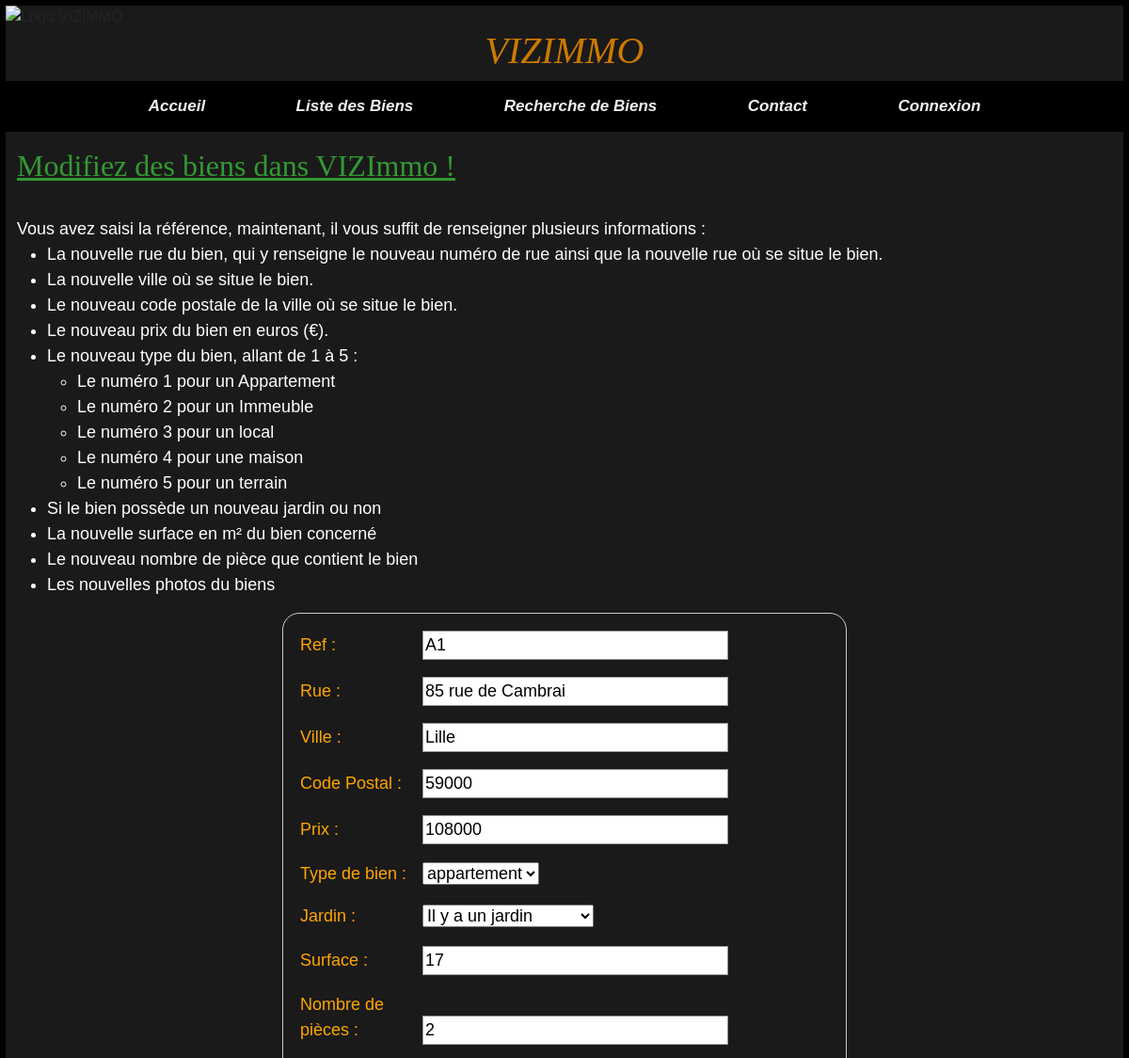
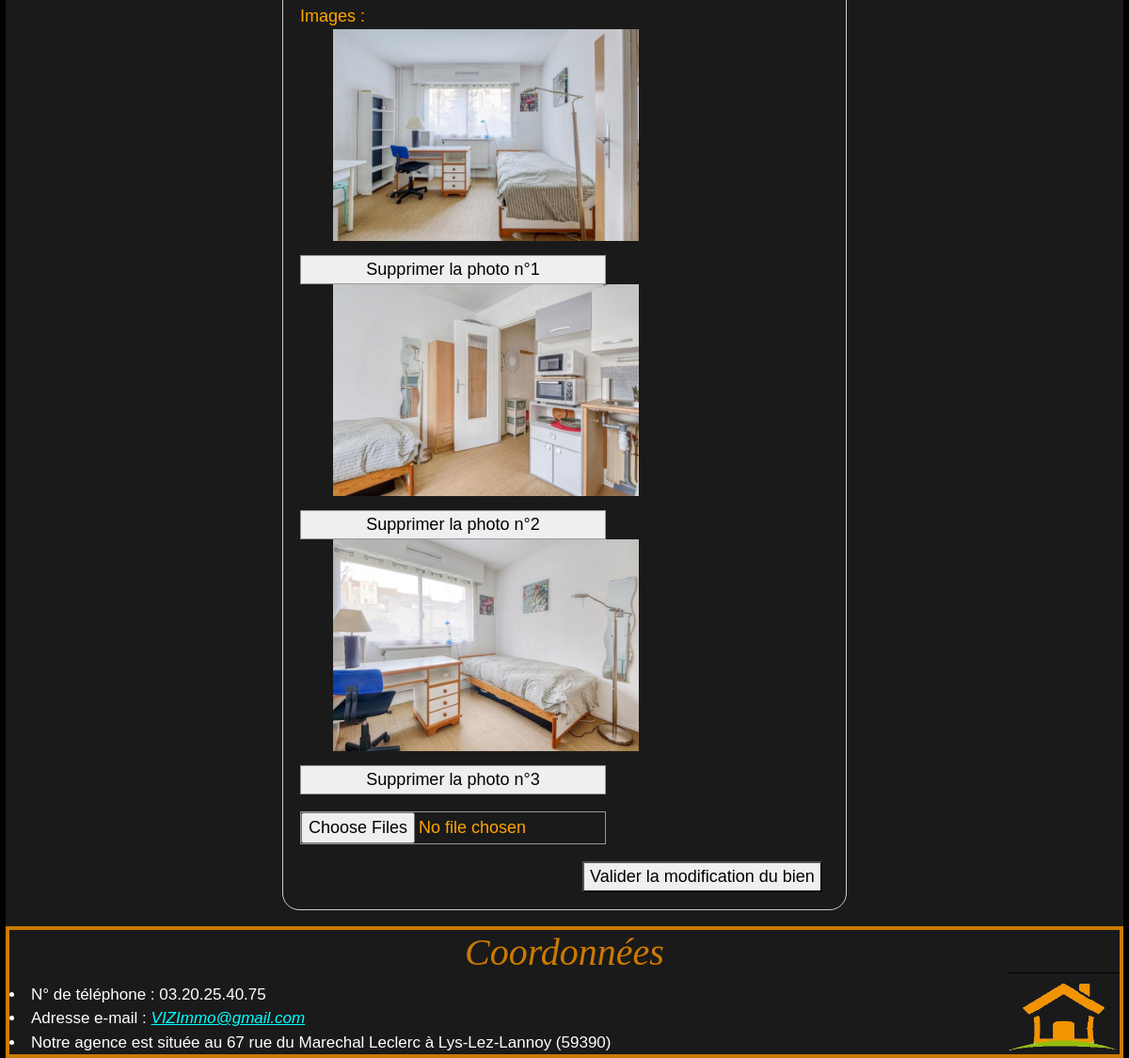
Screenshot of /VIZImmo/appli/vuescontroleurs/fonctionnalites/voirLeBienAModifier.php?lesRefs=A1 with the database file from the repository (2 pictures, top to bottom).
### tables this page shows
CREATE TABLE `bien` (
  `ref` varchar(5) NOT NULL,
  `rue` varchar(35) NOT NULL,
  `cp` varchar(5) NOT NULL,
  `ville` varchar(25) NOT NULL,
  `prix` int(9) NOT NULL,
  `type` int(2) NOT NULL,
  `jardin` tinyint(1) DEFAULT NULL,
  `surface` int(6) DEFAULT NULL,
  `nbpiece` int(3) DEFAULT NULL
);

CREATE TABLE `images` (
  `id` int(3) NOT NULL,
  `ref` varchar(5) NOT NULL,
  `codeimg` varchar(70) NOT NULL
);

### VIZImmo/appli/modeles/mesFonctionsAccesAuxDonnees.php (called while the page is built, shortened)
<?php
function connexionBDD() {
    $bdd = 'mysql:host=localhost;dbname=vizimmo';
    $user = 'APMission3';
    $password = 'VIZImmo';
    try {
        $ObjConnexion = new PDO($bdd, $user, $password, array(
            PDO::MYSQL_ATTR_INIT_COMMAND => "SET NAMES utf8"));
    } catch (PDOException $e) {
        echo $e->getMessage();
    }return $ObjConnexion;
}
function donneLesTypesDeBiens($pdo){
    $monObjPdoStatement=$pdo->prepare("Select id, libelle From typebien");
    $executionOK = $monObjPdoStatement->execute();
    $lesTypes = $monObjPdoStatement->fetchAll();
    return $lesTypes;
}
function donneLeBien($pdo , $ref){
    $monObjPdoStatement=$pdo->prepare('SELECT ref,rue,ville,cp,prix,typebien.libelle,type,jardin,surface,nbpiece '
            . 'FROM bien JOIN typebien ON bien.type = typebien.id WHERE ref=:ref');
    $bvc1=$monObjPdoStatement->bindValue(':ref',$ref);
    $execution = $monObjPdoStatement->execute();
    $leBien = $monObjPdoStatement->fetch();
    return $leBien;
}
function donneLesImages($pdo, $ref){
    $monObjPdoStatement=$pdo->prepare('SELECT id,codeimg FROM images WHERE ref=:ref');
    $bvc1=$monObjPdoStatement->bindValue(':ref',$ref);
    $execution = $monObjPdoStatement->execute();
    $image = $monObjPdoStatement->fetchAll();
    return $image;
}

### VIZImmo/appli/vuescontroleurs/fonctionnalites/voirLeBienAModifier.php (the view, shortened to what this page needs)
<html class="html" lang="fr">
    <head>
        <link rel="stylesheet" type="text/css" href="../../css/style.css"/>
        <link href="https://cdn.jsdelivr.net/npm/bootstrap@5.0.0-beta2/dist/css/bootstrap.min.css"
              rel="stylesheet"
>
    </head>
    <body>
        <section>
        <?php include ('../../inc/entete.inc'); ?>
        <?php
        if (isset($_SESSION['username'])) {
            include ('../../inc/menuFonctionnalitesAgent.inc');
        }else {
            include ('../../inc/menuIndex.inc');
        }?>
            <div class ="container-fluid">
                <div class="row">
                    <div class="col">
                        <h2>Modifiez des biens dans VIZImmo !</h2>
                        <br/>
                        Vous avez saisi la référence, maintenant,
                        il vous suffit de renseigner plusieurs informations :
                        <br/>
                        <ul>
                            <li> La nouvelle rue du bien, qui y renseigne le nouveau numéro de rue
                                ainsi que la nouvelle rue où se situe le bien.</li>
                            <li> La nouvelle ville où se situe le bien.</li>
                            <li> Le nouveau code postale de la ville où se situe le bien.</li>
                            <li> Le nouveau prix du bien en euros (€).</li>
                            <li> Le nouveau type du bien, allant de 1 à 5 :</li>
                            <ul>
                                <li> Le numéro 1 pour un Appartement</li>
                                <li> Le numéro 2 pour un Immeuble</li>
                                <li> Le numéro 3 pour un local</li>
                                <li> Le numéro 4 pour une maison</li>
                                <li> Le numéro 5 pour un terrain</li>
                            </ul>
                            <li> Si le bien possède un nouveau jardin ou non </li>
                            <li> La nouvelle surface en m² du bien concerné </li>
                            <li> Le nouveau nombre de pièce que contient le bien </li>
                            <li> Les nouvelles photos du biens </li>
                        </ul>
                    </div>
                </div>
                <?php
                include_once '../../modeles/mesFonctionsAccesAuxDonnees.php';
                $leBien= donneLeBien(connexionBDD(),$_GET['lesRefs']);
                ?>
                <form name="modification" onsubmit="return confirm('Êtes-vous sûre de modifier ce bien ?');"
                      action="controleSaisiModifier.php?ref = $_GET['lesRefs']" method="post" enctype="multipart/form-data">
                    <div>
                        <label for="ref">Ref :</label>
                        <input type="text" id="ref" name="ref" readonly="readonly" required=""
                               placeholder="Référence du bien" value="<?php echo $leBien['ref']; ?>" >
                    </div>
                    <div>
                        <label for="rue">Rue :</label>
                        <input type="text" id="rue" name="rue" required=""
                               placeholder="Rue ainsi que le numéro" value="<?php echo $leBien['rue']; ?>" >
                    </div>
                    <div>
                        <label for="ville">Ville :</label>
                        <input type="text" id="ville" name="ville" required=""
                               placeholder="Ville du bien" value="<?php echo $leBien['ville']; ?>" >
                    </div>
                    <div>
                        <label for="cp">Code Postal :</label>
                        <input type="text" id="cp" name="cp" required=""
                               placeholder="Code postal du bien" value="<?php echo $leBien['cp']; ?>" >
                    </div>
                    <div>
                        <label for="prix">Prix :</label>
                        <input type="text" id="prix" name="prix" required=""
                               placeholder="Prix du bien" value="<?php echo $leBien['prix']; ?>" >
                    </div>
                    <div>
                        <label for="type">Type de bien :</label>
                        <select id="type" title="Choisissez votre type"
                                name="lestypes" required="">
                            <?php
                            $lesTypes = donneLesTypesDeBiens(connexionBDD());
                            foreach($lesTypes as $unType){
                                if($unType['id'] == $leBien['type']){
                                    echo '<option value="'.$unType['id'].'" selected >'
                                            . ''.$unType['libelle'].'</option>';
                                }
                                else{
                                    echo '<option value="'.$unType['id'].'">'.$unType['libelle'].''
                                            . '</option>';
                                }
                            }
                            ?>
                        </select>
                    </div>
                    <div>
                        <label for="jardin">Jardin :</label>
                        <select id="jardin" title="Choisissez s'il y'a ou non un jardin"
                                name="lesjardins" required="">
                            <option value="1">Il y a un jardin</option>
                        </select>
                    </div>
                    <div>
                        <label for="surface">Surface :</label>
                        <input type="text" id="surface" name="surface" required=""
                               placeholder="Surface du bien en m²" value="<?php echo $leBien['surface']; ?>" >
                    </div>
                    <div>
                        <label for="nbpiece">Nombre de pièces :</label>
                        <input type="text" id="nbpiece" name="nbpiece" required=""
                               placeholder="Nombre de pièces du bien" value="<?php echo $leBien['nbpiece']; ?>" >
                    </div>
                    <div>
                        <label for="images">Images :</label>
                            <?php
                            $lesImages = donneLesImages(connexionBDD(),$_GET['lesRefs']);
                            foreach($lesImages as $image){
                                $id=$image['id'];
                                echo '<img class="image_modifier" src="../'.$image['codeimg'].'"
                                     alt="Photo des biens" value="'.$id.'" >
                                     <input name="supprimerUneImage"
                                     type="submit" value="Supprimer la photo n°'.$id.'"/>';
                            }
                            ?>
                    </div>
                    <div>
                        <input name="nouvelleImage" type="file" multiple="multiple"/>
                    </div>
                    <div class="button">
                        <button type="submit">Valider la modification du bien</button>
                    </div>
                </form>
            </div>
        </section>
        <?php include ('../../inc/piedpage.inc'); ?>
    </body>
</html>

### VIZImmo/appli/inc/entete.inc (shortened to what this page needs)
<header>
        <img class="logoimage" src="https://pbs.twimg.com/media/EuSeRlJXAAAcYiv?format=png&name=240x240" alt="Logo VIZIMMO" />
        <h1>VIZIMMO</h1>
</header>

### VIZImmo/appli/inc/menuIndex.inc
<nav>
    <div class="Menu">
        <a href="index.php">Accueil</a>
        <a href="vuescontroleurs/ToutLesBiens.php">Liste des Biens</a>
        <a href="vuescontroleurs/RechercherBiens.php">Recherche de Biens</a>
        <a href="vuescontroleurs/Contact.php">Contact</a>
        <a href="vuescontroleurs/connexionAgent.php">Connexion</a>
    </div>
</nav>

### VIZImmo/appli/inc/piedpage.inc
<footer>
    <h1> Coordonnées </h1>
    <li> N° de téléphone : 03.20.25.40.75 </li>
    <li> Adresse e-mail : <a class="mail" href="VIZImmo@gmail.com">VIZImmo@gmail.com </a></li>
    <li> Notre agence est située au 67 rue du Marechal Leclerc à Lys-Lez-Lannoy (59390) </li>
</footer>

### VIZImmo/appli/css/style.css (style rules this page uses)
html,body { margin: 0px; padding: 0px; background-color:#1a1a1a; border: 3px black solid; display: flex; flex-direction: column; height: 100%; margin: 0; padding: 0; }
h1 { font-family:New Times Roman; color: #cc7a00; font-size: 55px; margin: 0 ; text-align: center; font-style:italic; }
h2 { font-family: New Times Roman; color: #339933; font-weight: bold; font-size: 27px; text-decoration: underline; text-align: left; }
a { text-decoration: none; color: #339933; font-style: italic; }
header { background-color:#1a1a1a; font-family: Arial; background-repeat: no-repeat; background-position: center; }
section { font-family: Arial; background-color: #1a1a1a; margin:0; padding:0; height:auto; }
footer { border: 4px #cc7a00 solid; background-color: #1a1a1a; font-family: Arial; color: #ffffff; font-size: 17px; background-image: url("../img/logoPage.png"); background-size: 120px,120px; background-repeat: no-repeat; background-position: bottom right; height:100%; }
.Menu { background-color: black; overflow: hidden; margin: 0 ; padding: 0 ; list-style: none ; text-align: center ; }
.Menu a { color: #ff9900; }
.Menu a { color: #f2f2f2; text-align: center; padding: 14px 16px; text-decoration: none; font-size: 17px; display:inline-block; font-weight: bold; margin: 0 30px; }
.mail { color:#00ffff; }
form { color:orange; margin: 0 auto; width: 600px; padding: 1em; border: 1px solid #CCC; border-radius: 1em; text-align: left; }
form div + div { margin-top: 1em; }
label { display: inline-block; width: 125px; text-align: left; }
input, textarea { font: 1em sans-serif; width: 325px; box-sizing: border-box; border: 1px solid #999; }
.button { padding-left: 300px; }
button { margin-left: .5em; }
.logoimage { margin: auto; display: block; }
.container-fluid { color: #ffffff; font-size: 18px; font-weight: normal; text-align: left; padding: 12px; margin: 12px; font-family: Arial; padding: 5px; }
.image_modifier { display: flex; height: 225px; width: 325px; margin-left: 35px; margin-bottom: 15px; }

### rows the page displays
bien: ref "A1", rue "85 rue de Cambrai", ville "Lille", cp "59000", prix "108000", surface "17", nbpiece "2"
images: codeimg (picture), supprimerUneImage "Supprimer la photo n°1"
images: codeimg (picture), supprimerUneImage "Supprimer la photo n°2"
images: codeimg (picture), supprimerUneImage "Supprimer la photo n°3"

### other values shown
form field lestypes "appartement"
